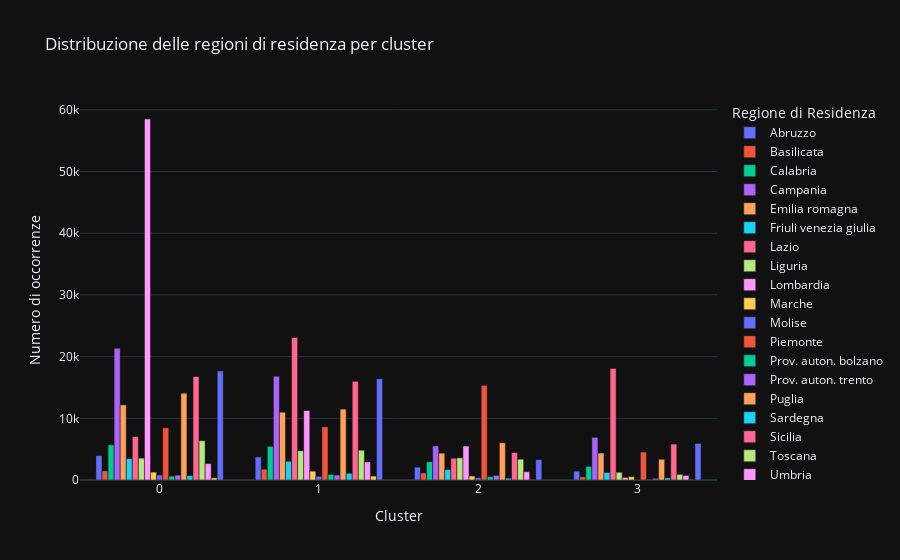

Notebook cell for this chart:
### Markdown cell above
### Analysis of the distribution of regions of residence by cluster
The following code calculates the frequency of each geographic area per cluster and visualizes the results in an interactive bar chart. This visualization provides insights into the distribution of residence regions within each cluster.

### Code cell
# Calculate the frequency of each geographic area per cluster
area_counts = data.groupby(['cluster', 'regione_residenza']).size().reset_index(name='count')

# Create an interactive bar chart with Plotly
fig = px.bar(
    area_counts,
    x='cluster',
    y='count',
    color='regione_residenza',
    barmode='group',
    title='Distribuzione delle regioni di residenza per cluster',
    labels={'cluster': 'Cluster', 'count': 'Numero di occorrenze', 'regione_residenza': 'Regione di Residenza'},
)

# Customize the chart
fig.update_layout(legend_title_text='Regione di Residenza')

# Show the chart
fig.show()

### Figure 1 — Plotly figure (JSON) as saved in the notebook; plotly's stock layout.template omitted (floating-point values rounded to 4 significant figures)
{"data": [{"alignmentgroup": "True", "hovertemplate": "Regione di Residenza=Abruzzo<br>Cluster=%{x}<br>Numero di occorrenze=%{y}<extra></extra>", "legendgroup": "Abruzzo", "marker": {"color": "#636efa", "pattern": {"shape": ""}}, "name": "Abruzzo", "offsetgroup": "Abruzzo", "orientation": "v", "showlegend": true, "textposition": "auto", "x": [0, 1, 2, 3], "xaxis": "x", "y": [3958, 3738, 2078, 1434], "yaxis": "y", "type": "bar"}, {"alignmentgroup": "True", "hovertemplate": "Regione di Residenza=Basilicata<br>Cluster=%{x}<br>Numero di occorrenze=%{y}<extra></extra>", "legendgroup": "Basilicata", "marker": {"color": "#EF553B", "pattern": {"shape": ""}}, "name": "Basilicata", "offsetgroup": "Basilicata", "orientation": "v", "showlegend": true, "textposition": "auto", "x": [0, 1, 2, 3], "xaxis": "x", "y": [1477, 1761, 1153, 521], "yaxis": "y", "type": "bar"}, {"alignmentgroup": "True", "hovertemplate": "Regione di Residenza=Calabria<br>Cluster=%{x}<br>Numero di occorrenze=%{y}<extra></extra>", "legendgroup": "Calabria", "marker": {"color": "#00cc96", "pattern": {"shape": ""}}, "name": "Calabria", "offsetgroup": "Calabria", "orientation": "v", "showlegend": true, "textposition": "auto", "x": [0, 1, 2, 3], "xaxis": "x", "y": [5706, 5452, 2954, 2209], "yaxis": "y", "type": "bar"}, {"alignmentgroup": "True", "hovertemplate": "Regione di Residenza=Campania<br>Cluster=%{x}<br>Numero di occorrenze=%{y}<extra></extra>", "legendgroup": "Campania", "marker": {"color": "#ab63fa", "pattern": {"shape": ""}}, "name": "Campania", "offsetgroup": "Campania", "orientation": "v", "showlegend": true, "textposition": "auto", "x": [0, 1, 2, 3], "xaxis": "x", "y": [21360, 16820, 5529, 6921], "yaxis": "y", "type": "bar"}, {"alignmentgroup": "True", "hovertemplate": "Regione di Residenza=Emilia romagna<br>Cluster=%{x}<br>Numero di occorrenze=%{y}<extra></extra>", "legendgroup": "Emilia romagna", "marker": {"color": "#FFA15A", "pattern": {"shape": ""}}, "name": "Emilia romagna", "offsetgroup": "Emilia romagna", "orientation": "v", "showlegend": true, "textposition": "auto", "x": [0, 1, 2, 3], "xaxis": "x", "y": [12174, 10984, 4350, 4369], "yaxis": "y", "type": "bar"}, {"alignmentgroup": "True", "hovertemplate": "Regione di Residenza=Friuli venezia giulia<br>Cluster=%{x}<br>Numero di occorrenze=%{y}<extra></extra>", "legendgroup": "Friuli venezia giulia", "marker": {"color": "#19d3f3", "pattern": {"shape": ""}}, "name": "Friuli venezia giulia", "offsetgroup": "Friuli venezia giulia", "orientation": "v", "showlegend": true, "textposition": "auto", "x": [0, 1, 2, 3], "xaxis": "x", "y": [3459, 3042, 1683, 1230], "yaxis": "y", "type": "bar"}, {"alignmentgroup": "True", "hovertemplate": "Regione di Residenza=Lazio<br>Cluster=%{x}<br>Numero di occorrenze=%{y}<extra></extra>", "legendgroup": "Lazio", "marker": {"color": "#FF6692", "pattern": {"shape": ""}}, "name": "Lazio", "offsetgroup": "Lazio", "orientation": "v", "showlegend": true, "textposition": "auto", "x": [0, 1, 2, 3], "xaxis": "x", "y": [7044, 23106, 3522, 18088], "yaxis": "y", "type": "bar"}, {"alignmentgroup": "True", "hovertemplate": "Regione di Residenza=Liguria<br>Cluster=%{x}<br>Numero di occorrenze=%{y}<extra></extra>", "legendgroup": "Liguria", "marker": {"color": "#B6E880", "pattern": {"shape": ""}}, "name": "Liguria", "offsetgroup": "Liguria", "orientation": "v", "showlegend": true, "textposition": "auto", "x": [0, 1, 2, 3], "xaxis": "x", "y": [3544, 4739, 3585, 1253], "yaxis": "y", "type": "bar"}, {"alignmentgroup": "True", "hovertemplate": "Regione di Residenza=Lombardia<br>Cluster=%{x}<br>Numero di occorrenze=%{y}<extra></extra>", "legendgroup": "Lombardia", "marker": {"color": "#FF97FF", "pattern": {"shape": ""}}, "name": "Lombardia", "offsetgroup": "Lombardia", "orientation": "v", "showlegend": true, "textposition": "auto", "x": [0, 1, 2, 3], "xaxis": "x", "y": [58515, 11260, 5497, 419], "yaxis": "y", "type": "bar"}, {"alignmentgroup": "True", "hovertemplate": "Regione di Residenza=Marche<br>Cluster=%{x}<br>Numero di occorrenze=%{y}<extra></extra>", "legendgroup": "Marche", "marker": {"color": "#FECB52", "pattern": {"shape": ""}}, "name": "Marche", "offsetgroup": "Marche", "orientation": "v", "showlegend": true, "textposition": "auto", "x": [0, 1, 2, 3], "xaxis": "x", "y": [1280, 1425, 640, 550], "yaxis": "y", "type": "bar"}, {"alignmentgroup": "True", "hovertemplate": "Regione di Residenza=Molise<br>Cluster=%{x}<br>Numero di occorrenze=%{y}<extra></extra>", "legendgroup": "Molise", "marker": {"color": "#636efa", "pattern": {"shape": ""}}, "name": "Molise", "offsetgroup": "Molise", "orientation": "v", "showlegend": true, "textposition": "auto", "x": [0, 1, 2, 3], "xaxis": "x", "y": [819, 594, 398, 30], "yaxis": "y", "type": "bar"}, {"alignmentgroup": "True", "hovertemplate": "Regione di Residenza=Piemonte<br>Cluster=%{x}<br>Numero di occorrenze=%{y}<extra></extra>", "legendgroup": "Piemonte", "marker": {"color": "#EF553B", "pattern": {"shape": ""}}, "name": "Piemonte", "offsetgroup": "Piemonte", "orientation": "v", "showlegend": true, "textposition": "auto", "x": [0, 1, 2, 3], "xaxis": "x", "y": [8466, 8623, 15343, 4525], "yaxis": "y", "type": "bar"}, {"alignmentgroup": "True", "hovertemplate": "Regione di Residenza=Prov. auton. bolzano<br>Cluster=%{x}<br>Numero di occorrenze=%{y}<extra></extra>", "legendgroup": "Prov. auton. bolzano", "marker": {"color": "#00cc96", "pattern": {"shape": ""}}, "name": "Prov. auton. bolzano", "offsetgroup": "Prov. auton. bolzano", "orientation": "v", "showlegend": true, "textposition": "auto", "x": [0, 1, 2, 3], "xaxis": "x", "y": [620, 921, 569, 119], "yaxis": "y", "type": "bar"}, {"alignmentgroup": "True", "hovertemplate": "Regione di Residenza=Prov. auton. trento<br>Cluster=%{x}<br>Numero di occorrenze=%{y}<extra></extra>", "legendgroup": "Prov. auton. trento", "marker": {"color": "#ab63fa", "pattern": {"shape": ""}}, "name": "Prov. auton. trento", "offsetgroup": "Prov. auton. trento", "orientation": "v", "showlegend": true, "textposition": "auto", "x": [0, 1, 2, 3], "xaxis": "x", "y": [790, 803, 764, 256], "yaxis": "y", "type": "bar"}, {"alignmentgroup": "True", "hovertemplate": "Regione di Residenza=Puglia<br>Cluster=%{x}<br>Numero di occorrenze=%{y}<extra></extra>", "legendgroup": "Puglia", "marker": {"color": "#FFA15A", "pattern": {"shape": ""}}, "name": "Puglia", "offsetgroup": "Puglia", "orientation": "v", "showlegend": true, "textposition": "auto", "x": [0, 1, 2, 3], "xaxis": "x", "y": [14066, 11492, 6038, 3363], "yaxis": "y", "type": "bar"}, {"alignmentgroup": "True", "hovertemplate": "Regione di Residenza=Sardegna<br>Cluster=%{x}<br>Numero di occorrenze=%{y}<extra></extra>", "legendgroup": "Sardegna", "marker": {"color": "#19d3f3", "pattern": {"shape": ""}}, "name": "Sardegna", "offsetgroup": "Sardegna", "orientation": "v", "showlegend": true, "textposition": "auto", "x": [0, 1, 2, 3], "xaxis": "x", "y": [713, 1088, 297, 339], "yaxis": "y", "type": "bar"}, {"alignmentgroup": "True", "hovertemplate": "Regione di Residenza=Sicilia<br>Cluster=%{x}<br>Numero di occorrenze=%{y}<extra></extra>", "legendgroup": "Sicilia", "marker": {"color": "#FF6692", "pattern": {"shape": ""}}, "name": "Sicilia", "offsetgroup": "Sicilia", "orientation": "v", "showlegend": true, "textposition": "auto", "x": [0, 1, 2, 3], "xaxis": "x", "y": [16762, 15991, 4448, 5825], "yaxis": "y", "type": "bar"}, {"alignmentgroup": "True", "hovertemplate": "Regione di Residenza=Toscana<br>Cluster=%{x}<br>Numero di occorrenze=%{y}<extra></extra>", "legendgroup": "Toscana", "marker": {"color": "#B6E880", "pattern": {"shape": ""}}, "name": "Toscana", "offsetgroup": "Toscana", "orientation": "v", "showlegend": true, "textposition": "auto", "x": [0, 1, 2, 3], "xaxis": "x", "y": [6372, 4829, 3371, 921], "yaxis": "y", "type": "bar"}, {"alignmentgroup": "True", "hovertemplate": "Regione di Residenza=Umbria<br>Cluster=%{x}<br>Numero di occorrenze=%{y}<extra></extra>", "legendgroup": "Umbria", "marker": {"color": "#FF97FF", "pattern": {"shape": ""}}, "name": "Umbria", "offsetgroup": "Umbria", "orientation": "v", "showlegend": true, "textposition": "auto", "x": [0, 1, 2, 3], "xaxis": "x", "y": [2663, 2932, 1337, 733], "yaxis": "y", "type": "bar"}, {"alignmentgroup": "True", "hovertemplate": "Regione di Residenza=Valle d'aosta<br>Cluster=%{x}<br>Numero di occorrenze=%{y}<extra></extra>", "legendgroup": "Valle d'aosta", "marker": {"color": "#FECB52", "pattern": {"shape": ""}}, "name": "Valle d'aosta", "offsetgroup": "Valle d'aosta", "orientation": "v", "showlegend": true, "textposition": "auto", "x": [0, 1, 2, 3], "xaxis": "x", "y": [354, 632, 88, 83], "yaxis": "y", "type": "bar"}, {"alignmentgroup": "True", "hovertemplate": "Regione di Residenza=Veneto<br>Cluster=%{x}<br>Numero di occorrenze=%{y}<extra></extra>", "legendgroup": "Veneto", "marker": {"color": "#636efa", "pattern": {"shape": ""}}, "name": "Veneto", "offsetgroup": "Veneto", "orientation": "v", "showlegend": true, "textposition": "auto", "x": [0, 1, 2, 3], "xaxis": "x", "y": [17678, 16404, 3298, 5923], "yaxis": "y", "type": "bar"}], "layout": {"xaxis": {"anchor": "y", "domain": [0.0, 1.0], "title": {"text": "Cluster"}}, "yaxis": {"anchor": "x", "domain": [0.0, 1.0], "title": {"text": "Numero di occorrenze"}}, "legend": {"title": {"text": "Regione di Residenza"}, "tracegroupgap": 0}, "title": {"text": "Distribuzione delle regioni di residenza per cluster"}, "barmode": "group"}}
